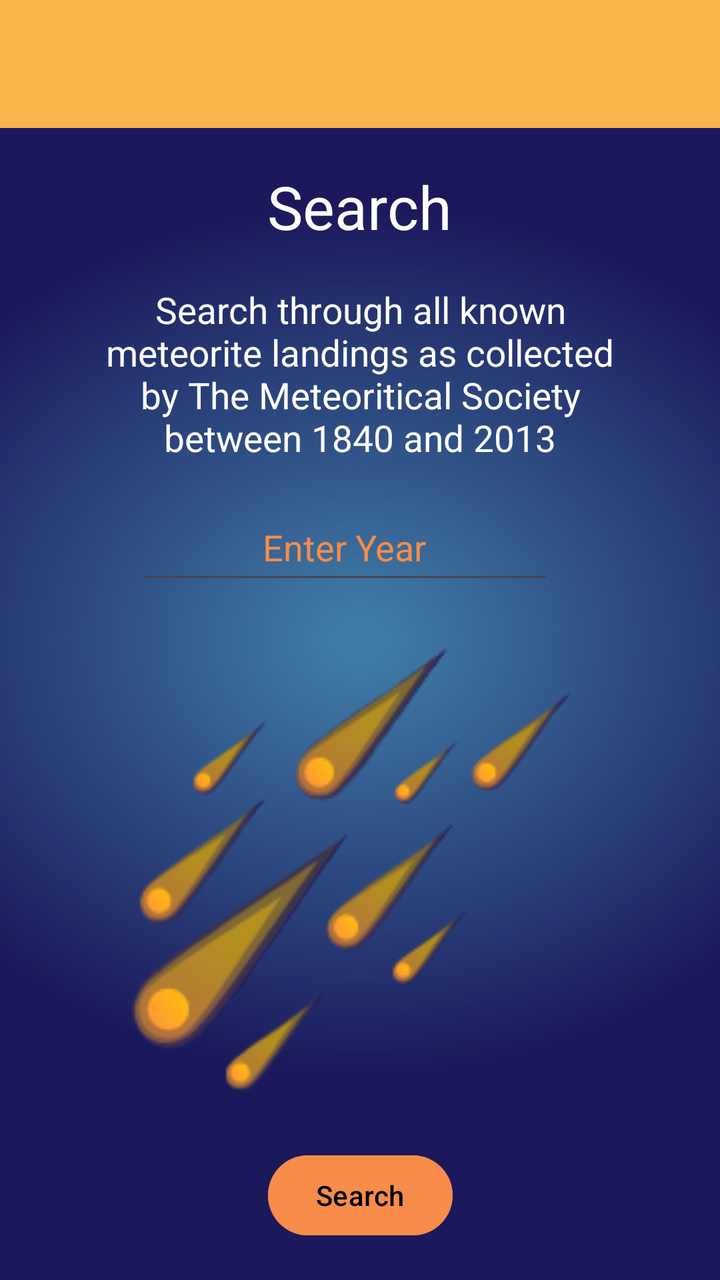
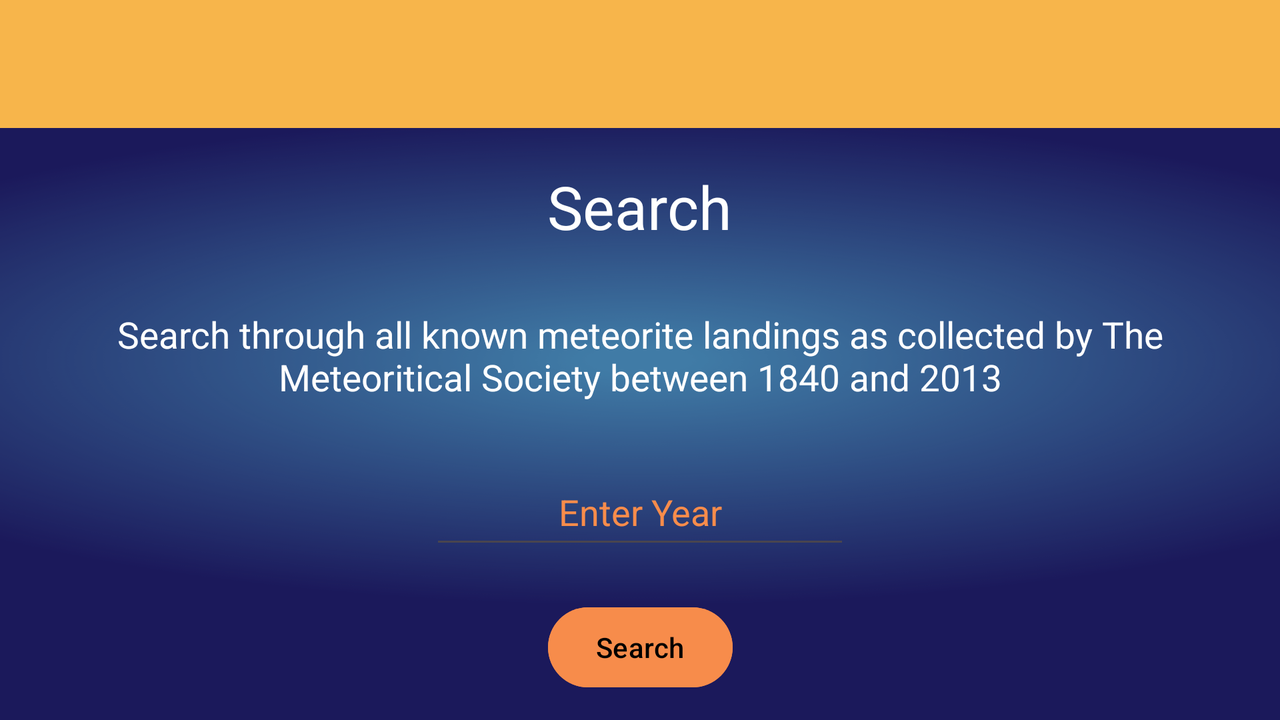

First picture: res/layout/ on a phone held upright. Second picture: the repository's own variant of that layout, on a device whose configuration matches the variant's folder. Source for both follows.
<!-- AndroidManifest.xml: application theme Theme.TheMeteorLandingApp -->
<!-- res/layout/activity_main.xml -->
<?xml version="1.0" encoding="utf-8"?>
<layout xmlns:android="http://schemas.android.com/apk/res/android"
    xmlns:app="http://schemas.android.com/apk/res-auto"
    xmlns:tools="http://schemas.android.com/tools">

    <data>
        <variable
            name="year"
            type="String" />
    </data>

    <androidx.constraintlayout.widget.ConstraintLayout
        android:layout_width="match_parent"
        android:layout_height="match_parent"
        tools:context=".MainActivity">


        <androidx.appcompat.widget.Toolbar
            android:id="@+id/toolbar"
            android:layout_width="match_parent"
            android:layout_height="wrap_content"
            android:layout_marginStart="0dp"
            android:layout_marginEnd="0dp"
            android:background="@color/light_orange"
            android:colorBackground="@color/light_orange"
            android:minHeight="?attr/actionBarSize"
            android:theme="@style/Base.Theme.TheMeteorLandingApp"
            app:layout_constraintEnd_toEndOf="parent"
            app:layout_constraintStart_toStartOf="parent"
            app:layout_constraintTop_toTopOf="parent" />

        <TextView
            android:id="@+id/textViewUser"
            android:layout_width="wrap_content"
            android:layout_height="wrap_content"
            app:layout_constraintEnd_toEndOf="parent"
            app:layout_constraintStart_toStartOf="parent"
            app:layout_constraintBottom_toTopOf="parent" />

        <TextView
            android:id="@+id/textViewEmail"
            android:layout_width="wrap_content"
            android:layout_height="wrap_content"
            app:layout_constraintEnd_toEndOf="parent"
            app:layout_constraintStart_toStartOf="parent"
            app:layout_constraintBottom_toTopOf="parent" />

        <TextView
            android:id="@+id/textViewSearch"
            android:layout_width="wrap_content"
            android:layout_height="wrap_content"
            android:layout_marginTop="19dp"
            android:text="@string/search"
            android:textColor="#ffffff"
            android:textSize="90px"
            app:layout_constraintEnd_toEndOf="parent"
            app:layout_constraintStart_toStartOf="parent"
            app:layout_constraintTop_toBottomOf="@+id/toolbar" />

        <TextView
            android:id="@+id/textViewExplain"
            android:layout_width="match_parent"
            android:layout_height="wrap_content"
            android:layout_marginStart="50dp"
            android:layout_marginTop="19dp"
            android:layout_marginEnd="50dp"
            android:layout_marginBottom="8dp"
            android:text="@string/explain"
            android:textColor="#ffffff"
            android:textSize="55px"
            android:textAlignment="center"
            app:layout_constraintBottom_toTopOf="@+id/editTextYear"
            app:layout_constraintEnd_toEndOf="parent"
            app:layout_constraintStart_toStartOf="parent"
            app:layout_constraintTop_toBottomOf="@+id/textViewSearch" />


        <EditText
            android:id="@+id/editTextYear"
            android:layout_width="wrap_content"
            android:layout_height="50dp"
            android:layout_marginTop="8dp"
            android:layout_marginBottom="8dp"
            android:ems="10"
            android:hint="@string/add"
            android:inputType="text"
            android:textColor="#F78C4B"
            android:textColorHighlight="#F78C4B"
            android:textColorHint="#F78C4B"
            app:boxStrokeColor="#F78C4B"
            android:textAlignment="center"
            app:layout_constraintBottom_toTopOf="@+id/imageViewSearch"
            app:layout_constraintEnd_toEndOf="parent"
            app:layout_constraintHorizontal_bias="0.447"
            app:layout_constraintStart_toStartOf="parent"
            app:layout_constraintTop_toBottomOf="@+id/textViewExplain" />


        
        <Button
            android:id="@+id/buttonSearch"
            android:layout_width="wrap_content"
            android:layout_height="wrap_content"
            android:text="@string/search"
            android:backgroundTint="#F78C4B"
            android:textColor="#000000"
            app:layout_constraintTop_toBottomOf="@+id/imageViewSearch"
            app:layout_constraintBottom_toBottomOf="parent"
            app:layout_constraintEnd_toEndOf="parent"
            app:layout_constraintStart_toStartOf="parent" />

        

        <ImageView
            android:id="@+id/imageViewSearch"
            android:layout_width="250dp"
            android:layout_height="250dp"
            android:layout_marginStart="79dp"
            android:layout_marginTop="8dp"
            android:layout_marginEnd="88dp"
            app:layout_constraintEnd_toEndOf="parent"
            app:layout_constraintStart_toStartOf="parent"
            app:layout_constraintTop_toBottomOf="@+id/editTextYear"
            app:srcCompat="@drawable/meteor3" />
        


    </androidx.constraintlayout.widget.ConstraintLayout>
</layout>
<!-- resources referenced by this layout -->
<resources>
  <color name="light_orange">#f7b54b</color>
  <!-- drawable meteor3: png bitmap (drawable, 18892 bytes) -->
  <string name="add">Enter Year</string>
  <string name="explain">Search through all known meteorite landings as collected by The Meteoritical Society between 1840 and 2013</string>
  <string name="search">Search</string>
  <style name="Base.Theme.TheMeteorLandingApp" parent="Theme.Material3.DayNight.NoActionBar">
          <item name="android:windowBackground">@drawable/background</item>
          <item name="android:colorPrimary">@color/light_orange</item>
          <item name="android:colorBackground">@color/light_orange</item>
          <item name="android:colorPrimaryDark">@color/dark_blue</item>
          <item name="android:windowContentOverlay">@null</item>
          <item name="android:textColorPrimary">@color/black</item>
          <item name="colorAccent">@color/yellow</item>
          <item name="android:navigationBarColor">@color/dark_blue</item>
          <item name="colorButtonNormal">@color/dark_orange</item>
      </style>
  <style name="Theme.TheMeteorLandingApp" parent="Base.Theme.TheMeteorLandingApp" />
  <!-- drawable background: png bitmap (drawable, 94908 bytes) -->
  <color name="dark_blue">#1b195b</color>
  <color name="black">#FF000000</color>
  <color name="yellow">#f7d94b</color>
  <color name="dark_orange">#f78c4b</color>
</resources>
<!-- res/layout-land/activity_main.xml (the repository's variant of the layout above) -->
<!-- drawn on the phone turned sideways -->
<?xml version="1.0" encoding="utf-8"?>
<layout xmlns:android="http://schemas.android.com/apk/res/android"
    xmlns:app="http://schemas.android.com/apk/res-auto"
    xmlns:tools="http://schemas.android.com/tools">

    <data>
        <variable
            name="year"
            type="String" />
    </data>

    <androidx.constraintlayout.widget.ConstraintLayout
        android:layout_width="match_parent"
        android:layout_height="match_parent"
        tools:context=".MainActivity">


        <androidx.appcompat.widget.Toolbar
            android:id="@+id/toolbar"
            android:layout_width="match_parent"
            android:layout_height="wrap_content"
            android:layout_marginStart="0dp"
            android:layout_marginEnd="0dp"
            android:background="@color/light_orange"
            android:colorBackground="@color/light_orange"
            android:minHeight="?attr/actionBarSize"
            android:theme="@style/Base.Theme.TheMeteorLandingApp"
            app:layout_constraintEnd_toEndOf="parent"
            app:layout_constraintStart_toStartOf="parent"
            app:layout_constraintTop_toTopOf="parent" />

        <TextView
            android:id="@+id/textViewUser"
            android:layout_width="wrap_content"
            android:layout_height="wrap_content"
            app:layout_constraintEnd_toEndOf="parent"
            app:layout_constraintStart_toStartOf="parent"
            app:layout_constraintBottom_toTopOf="parent" />

        <TextView
            android:id="@+id/textViewEmail"
            android:layout_width="wrap_content"
            android:layout_height="wrap_content"
            app:layout_constraintEnd_toEndOf="parent"
            app:layout_constraintStart_toStartOf="parent"
            app:layout_constraintBottom_toTopOf="parent"/>

        <TextView
            android:id="@+id/textViewSearch"
            android:layout_width="wrap_content"
            android:layout_height="wrap_content"
            android:layout_marginTop="19dp"
            android:text="@string/search"
            android:textColor="#ffffff"
            android:textSize="90px"
            app:layout_constraintEnd_toEndOf="parent"
            app:layout_constraintStart_toStartOf="parent"
            app:layout_constraintTop_toBottomOf="@+id/toolbar" />

        <TextView
            android:id="@+id/textViewExplain"
            android:layout_width="match_parent"
            android:layout_height="wrap_content"
            android:layout_marginStart="50dp"
            android:layout_marginTop="19dp"
            android:layout_marginEnd="50dp"
            android:layout_marginBottom="8dp"
            android:text="@string/explain"
            android:textColor="#ffffff"
            android:textSize="55px"
            android:textAlignment="center"
            app:layout_constraintBottom_toTopOf="@+id/editTextYear"
            app:layout_constraintEnd_toEndOf="parent"
            app:layout_constraintStart_toStartOf="parent"
            app:layout_constraintTop_toBottomOf="@+id/textViewSearch" />


        <EditText
            android:id="@+id/editTextYear"
            android:layout_width="wrap_content"
            android:layout_height="50dp"
            android:layout_marginStart="8dp"
            android:layout_marginTop="8dp"
            android:layout_marginEnd="8dp"
            android:layout_marginBottom="8dp"
            android:ems="10"
            android:hint="@string/add"
            android:inputType="text"
            android:textAlignment="center"
            android:textColor="#F78C4B"
            android:textColorHighlight="#F78C4B"
            android:textColorHint="#F78C4B"
            app:boxStrokeColor="#F78C4B"
            app:layout_constraintBottom_toTopOf="@id/buttonSearch"
            app:layout_constraintEnd_toEndOf="parent"
            app:layout_constraintStart_toStartOf="parent"
            app:layout_constraintTop_toBottomOf="@id/textViewExplain" />


        <Button
            android:id="@+id/buttonSearch"
            android:layout_width="wrap_content"
            android:layout_height="wrap_content"
            android:text="@string/search"
            android:backgroundTint="#F78C4B"
            android:textColor="#000000"
            app:layout_constraintTop_toBottomOf="@+id/editTextYear"
            app:layout_constraintBottom_toBottomOf="parent"
            app:layout_constraintEnd_toEndOf="parent"
            app:layout_constraintStart_toStartOf="parent" />





    </androidx.constraintlayout.widget.ConstraintLayout>
</layout>
<!-- resources referenced by the variant -->
<!-- as the phone turned sideways resolves them -->
<resources>
  <color name="light_orange">#f7b54b</color>
  <string name="add">Enter Year</string>
  <string name="explain">Search through all known meteorite landings as collected by The Meteoritical Society between 1840 and 2013</string>
  <string name="search">Search</string>
  <style name="Base.Theme.TheMeteorLandingApp" parent="Theme.Material3.DayNight.NoActionBar">
          <item name="android:windowBackground">@drawable/background</item>
          <item name="android:colorPrimary">@color/light_orange</item>
          <item name="android:colorBackground">@color/light_orange</item>
          <item name="android:colorPrimaryDark">@color/dark_blue</item>
          <item name="android:windowContentOverlay">@null</item>
          <item name="android:textColorPrimary">@color/black</item>
          <item name="colorAccent">@color/yellow</item>
          <item name="android:navigationBarColor">@color/dark_blue</item>
          <item name="colorButtonNormal">@color/dark_orange</item>
      </style>
  <style name="Theme.TheMeteorLandingApp" parent="Base.Theme.TheMeteorLandingApp" />
  <!-- drawable background: png bitmap (drawable, 94908 bytes) -->
  <color name="dark_blue">#1b195b</color>
  <color name="black">#FF000000</color>
  <color name="yellow">#f7d94b</color>
  <color name="dark_orange">#f78c4b</color>
</resources>
